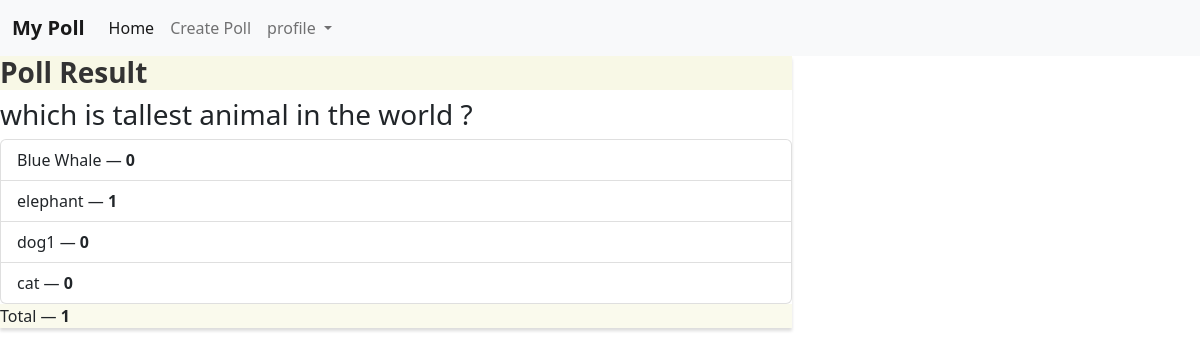
Page /result/5/ (signed in) on the committed database.
### poll/models.py (models this page shows, shortened)
class Poll(models.Model):
    question = models.TextField()
    option_one = models.CharField(max_length=30)
    option_two = models.CharField(max_length=30)
    option_three = models.CharField(max_length=30)
    option_four = models.CharField(max_length=30)
    option_one_count = models.IntegerField(default=0)
    option_two_count = models.IntegerField(default=0)
    option_three_count = models.IntegerField(default=0)
    option_four_count = models.IntegerField(default=0)
    def total(self):
        return self.option_one_count + self.option_two_count + self.option_three_count + self.option_four_count

### poll/views.py (the view)
# urls.py: path('result/<slug:poll_id>/', views.result,name='result'),
@login_required(login_url='login')
def result(request,poll_id):
    poll = Poll.objects.get(pk = poll_id)
    context = {
        'poll' : poll
    }
    return render(request,'result.html',context)

### poll/templates/result.html
{% extends 'base.html' %}\
{% block content %}
    <div class="row">
        <div class="col-lg-8 col-lg-offset-2">
            <div class="panel panel-default">
                <div class="panel-heading">
                    <h3 class="panel-title">Poll Result</h3>
                </div>
                <div class="panel-body">
                    <h3>{{ poll.question }}</h3>
                </div>
                <ul class="list-group">
                    <li class="list-group-item">
                        {{ poll.option_one }} &mdash; <strong>{{ poll.option_one_count }}</strong>
                    </li>
                    <li class="list-group-item">
                        {{ poll.option_two }} &mdash; <strong>{{ poll.option_two_count }}</strong>
                    </li>
                    <li class="list-group-item">
                        {{ poll.option_three }} &mdash; <strong>{{ poll.option_three_count }}</strong>
                    </li>
                    <li class="list-group-item">
                        {{ poll.option_four }} &mdash; <strong>{{ poll.option_four_count }}</strong>
                    </li>
                </ul>
                <div class="panel-footer">
                    Total &mdash; <strong>{{ poll.total }}</strong>
                </div>
            </div>
        </div>
    </div>
{% endblock  %}

### poll/static/style.css (style rules this page uses)
.navbar-default, .btn, .form-control, .panel { border-radius: 0; }
.panel-default > .panel-heading { color: #333; background-color: rgba(245, 245, 220, .7); border-color: rgba(245, 245, 220, .6); border-top-left-radius: 0; border-top-right-radius: 0; }
.panel-footer { background-color: rgba(245, 245, 220, .5); border-color: rgba(245, 245, 220, .4); }
.panel { box-shadow: 0px 3px 3px 0px #ddd; }
a.navbar-brand, .panel-title { font-weight: bolder; }

### rows in the picture
Poll: question "which is tallest animal in the world ?", option_one "Blue Whale", option_one_count "0", option_two "elephant", option_two_count "1", option_three "dog1", option_three_count "0", option_four "cat", option_four_count "0", total "1"
